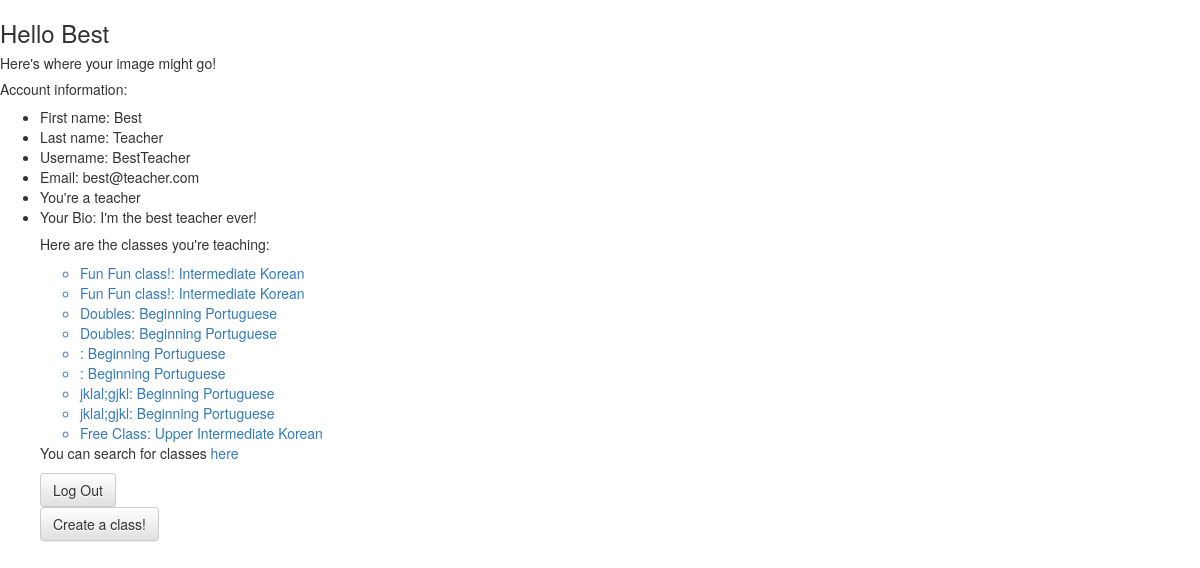
The app's page /profile/BestTeacher (signed in) with its own data.
### model.py (models this page shows)
class User(db.Model):
    __tablename__ = "users"
    user_id = db.Column(db.Integer, primary_key=True, autoincrement=True)
    username = db.Column(db.String(40), nullable=False)
    email = db.Column(db.String(100), nullable=False)
    password = db.Column(db.String(30), nullable=False)
    fname = db.Column(db.String(60))
    lname = db.Column(db.String(100))
    is_teacher = db.Column(db.Boolean, nullable=False)
    image = db.Column(db.String(150))
    bio = db.Column(db.String(300))
    def __repr__(self):
        return "<User user_id={} email={}>".format(self.user_id, self.email)

class Classroom(db.Model):
    __tablename__ = "classes"
    class_id = db.Column(db.Integer, autoincrement=True, primary_key=True)
    class_name = db.Column(db.String(35), nullable=False)
    language = db.Column(db.String(40), nullable=False)
    level = db.Column(db.String, nullable=False)
    cost = db.Column(db.Integer, nullable=True)
    per_time = db.Column(db.String, nullable=False)
    min_students = db.Column(db.Integer, nullable=False)
    max_students = db.Column(db.Integer, nullable=False)
    address = db.Column(db.String, nullable=True)
    lat = db.Column(db.Float, nullable=True)
    lng = db.Column(db.Float, nullable=True)
    class_days = db.Column(db.String, nullable=False)
    start_date = db.Column(db.String, nullable=False)
    end_date = db.Column(db.String, nullable=True)
    start_time = db.Column(db.String, nullable=False)
    end_time = db.Column(db.String, nullable=False)
    def __repr__(self):
        return "<Class class_id={} language={}>".format(self.class_id, self.language)

### server.py (the view)
@app.route('/profile/<user_username>')
def profile(user_username):
    session_id = session["user_id"]
    print "session_id"
    print session_id
    user_email = db.session.query(User).filter(User.user_id == session_id).first()
    print "user_email"
    print user_email
    user_classes = db.session.query(Classroom).join(ClassUser).filter(ClassUser.user_id == session_id).all()
    print user_classes
    print "bonitinha"
    return render_template("profile.html", user_email=user_email, user_classes=user_classes, user_username=user_username)

### templates/profile.html (shortened to what this page needs)
{% extends 'base.html' %}
{% block body %}
<h3>Hello {{ user_email.fname }}</h3>
<h5>Here's where your image might go!</h5>
<h5>Account information: </h5>
<ul>
    <li>First name: {{ user_email.fname }}</li>
    <li>Last name: {{ user_email.lname }}</li>
    <li>Username: {{ user_email.username }}</li>
    <li>Email: {{ user_email.email }}</li>
    {% if user_email.is_teacher == True %}
    <li>You're a teacher</li>
    {% else %}
    <li>You're a student</li>
    {% endif %}
    <li>Your Bio: {{ user_email.bio }}</li>
{% if user_email.is_teacher == 1 %}
<h5>Here are the classes you're teaching:</h5>
<ul id="users-classes">
{% for item in user_classes %}
<a href="/enrolled-in/{{ item.class_id }}"><li>{{ item.class_name }}: {{ item.level }} {{ item.language }}</li></a>
{% endfor %}
</ul>
{% endif %}
<p>You can search for classes <a href="/search">here</a></p>
<form action='/logout'>
    <button id="logout" type="submit" class="btn btn-default">Log Out</button>
</form>
{% if user_email.is_teacher == 1 %}
<a href="/create-class"><button id="create-class" class="btn btn-default">Create a class!</button></a>
{% endif %}
{% endblock %}

### templates/base.html (shortened to what this page needs)
<!doctype html>
<html>
<head>
  <link href="https://maxcdn.bootstrapcdn.com/bootstrap/3.3.4/css/bootstrap.min.css" rel="stylesheet">
  <link href="/static/project.css" rel="stylesheet">
  <link rel="stylesheet" href="https://maxcdn.bootstrapcdn.com/bootstrap/3.3.5/css/bootstrap.min.css">
  <link rel="stylesheet" href="https://maxcdn.bootstrapcdn.com/bootstrap/3.3.5/css/bootstrap-theme.min.css">
</head>
<body>
  {% block body %}
  {% endblock %}
  </body>
</html>

### records on screen
User: fname "Best", lname "Teacher", username "BestTeacher", email "best@teacher.com", bio "I'm the best teacher ever!"
Classroom: class_name "Fun Fun class!", level "Intermediate", language "Korean"
Classroom: class_name "Fun Fun class!", level "Intermediate", language "Korean"
Classroom: class_name "Doubles", level "Beginning", language "Portuguese"
Classroom: class_name "Doubles", level "Beginning", language "Portuguese"
Classroom: level "Beginning", language "Portuguese"
Classroom: level "Beginning", language "Portuguese"
Classroom: class_name "jklal;gjkl", level "Beginning", language "Portuguese"
Classroom: class_name "jklal;gjkl", level "Beginning", language "Portuguese"
Classroom: class_name "Free Class", level "Upper Intermediate", language "Korean"
